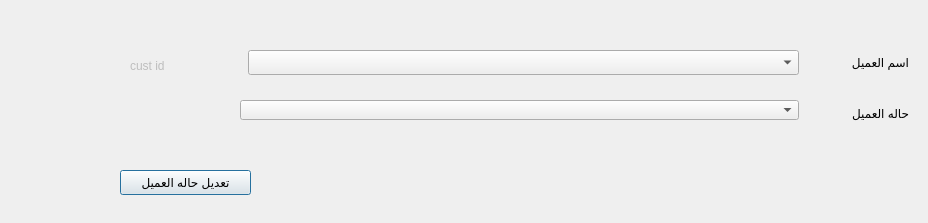
<?xml version="1.0" encoding="UTF-8"?>
<ui version="4.0">
    <class>Dialog</class>
    <widget class="QDialog" name="Dialog">
        <property name="geometry">
            <rect>
                <x>0</x>
                <y>0</y>
                <width>928</width>
                <height>223</height>
            </rect>
        </property>
        <property name="windowTitle">
            <string>Dialog</string>
        </property>
        <widget class="QPushButton" name="BTN_deactivateCustomer">
            <property name="geometry">
                <rect>
                    <x>120</x>
                    <y>170</y>
                    <width>131</width>
                    <height>25</height>
                </rect>
            </property>
            <property name="text">
                <string>تعديل حاله العميل</string>
            </property>
        </widget>
        <widget class="QLabel" name="label_3">
            <property name="geometry">
                <rect>
                    <x>800</x>
                    <y>50</y>
                    <width>109</width>
                    <height>25</height>
                </rect>
            </property>
            <property name="text">
                <string>اسم العميل</string>
            </property>
        </widget>
        <widget class="QComboBox" name="CMB_custName">
            <property name="geometry">
                <rect>
                    <x>248</x>
                    <y>50</y>
                    <width>551</width>
                    <height>25</height>
                </rect>
            </property>
        </widget>
        <widget class="QLabel" name="LB_custID">
            <property name="enabled">
                <bool>false</bool>
            </property>
            <property name="geometry">
                <rect>
                    <x>130</x>
                    <y>50</y>
                    <width>91</width>
                    <height>31</height>
                </rect>
            </property>
            <property name="text">
                <string>cust id</string>
            </property>
        </widget>
        <widget class="QLabel" name="label_15">
            <property name="geometry">
                <rect>
                    <x>830</x>
                    <y>100</y>
                    <width>79</width>
                    <height>26</height>
                </rect>
            </property>
            <property name="text">
                <string>حاله العميل</string>
            </property>
        </widget>
        <widget class="QComboBox" name="CMB_status">
            <property name="geometry">
                <rect>
                    <x>240</x>
                    <y>100</y>
                    <width>559</width>
                    <height>20</height>
                </rect>
            </property>
        </widget>
    </widget>
    <resources/>
    <connections/>
</ui>
